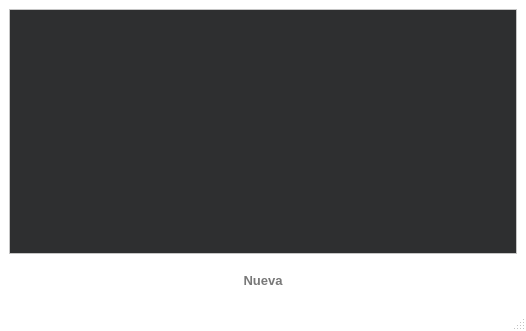
<?xml version="1.0" encoding="UTF-8"?>
<ui version="4.0">
 <class>Screen_Table_Empresas</class>
 <widget class="QMainWindow" name="Screen_Table_Empresas">
  <property name="geometry">
   <rect>
    <x>0</x>
    <y>0</y>
    <width>526</width>
    <height>331</height>
   </rect>
  </property>
  <property name="palette">
   <palette>
    <active>
     <colorrole role="Base">
      <brush brushstyle="SolidPattern">
       <color alpha="255">
        <red>46</red>
        <green>47</green>
        <blue>48</blue>
       </color>
      </brush>
     </colorrole>
     <colorrole role="Window">
      <brush brushstyle="SolidPattern">
       <color alpha="255">
        <red>255</red>
        <green>255</green>
        <blue>255</blue>
       </color>
      </brush>
     </colorrole>
    </active>
    <inactive>
     <colorrole role="Base">
      <brush brushstyle="SolidPattern">
       <color alpha="255">
        <red>46</red>
        <green>47</green>
        <blue>48</blue>
       </color>
      </brush>
     </colorrole>
     <colorrole role="Window">
      <brush brushstyle="SolidPattern">
       <color alpha="255">
        <red>255</red>
        <green>255</green>
        <blue>255</blue>
       </color>
      </brush>
     </colorrole>
    </inactive>
    <disabled>
     <colorrole role="Base">
      <brush brushstyle="SolidPattern">
       <color alpha="255">
        <red>255</red>
        <green>255</green>
        <blue>255</blue>
       </color>
      </brush>
     </colorrole>
     <colorrole role="Window">
      <brush brushstyle="SolidPattern">
       <color alpha="255">
        <red>255</red>
        <green>255</green>
        <blue>255</blue>
       </color>
      </brush>
     </colorrole>
    </disabled>
   </palette>
  </property>
  <property name="windowTitle">
   <string>MainWindow</string>
  </property>
  <widget class="QWidget" name="centralwidget">
   <layout class="QVBoxLayout" name="verticalLayout">
    <item>
     <widget class="QTableView" name="tableView">
      <property name="styleSheet">
       <string notr="true">font: 10pt &quot;Segoe UI&quot;;</string>
      </property>
     </widget>
    </item>
    <item>
     <layout class="QHBoxLayout" name="horizontalLayout">
      <item>
       <spacer name="horizontalSpacer">
        <property name="orientation">
         <enum>Qt::Horizontal</enum>
        </property>
        <property name="sizeHint" stdset="0">
         <size>
          <width>40</width>
          <height>20</height>
         </size>
        </property>
       </spacer>
      </item>
      <item>
       <widget class="QPushButton" name="pb_nueva">
        <property name="minimumSize">
         <size>
          <width>130</width>
          <height>40</height>
         </size>
        </property>
        <property name="maximumSize">
         <size>
          <width>130</width>
          <height>40</height>
         </size>
        </property>
        <property name="font">
         <font>
          <family>Segoe UI</family>
          <pointsize>10</pointsize>
          <weight>75</weight>
          <bold>true</bold>
         </font>
        </property>
        <property name="styleSheet">
         <string notr="true">border-radius: 10px;
color:rgb(120, 120, 120);</string>
        </property>
        <property name="text">
         <string>Nueva</string>
        </property>
        <property name="icon">
         <iconset resource="assets.qrc">
          <normaloff>:/icons/plus_blue.png</normaloff>:/icons/plus_blue.png</iconset>
        </property>
        <property name="iconSize">
         <size>
          <width>20</width>
          <height>20</height>
         </size>
        </property>
       </widget>
      </item>
      <item>
       <spacer name="horizontalSpacer_2">
        <property name="orientation">
         <enum>Qt::Horizontal</enum>
        </property>
        <property name="sizeHint" stdset="0">
         <size>
          <width>40</width>
          <height>20</height>
         </size>
        </property>
       </spacer>
      </item>
     </layout>
    </item>
   </layout>
  </widget>
  <widget class="QMenuBar" name="menubar">
   <property name="geometry">
    <rect>
     <x>0</x>
     <y>0</y>
     <width>526</width>
     <height>21</height>
    </rect>
   </property>
  </widget>
  <widget class="QStatusBar" name="statusbar"/>
 </widget>
 <resources>
  <include location="assets.qrc"/>
 </resources>
 <connections/>
</ui>
